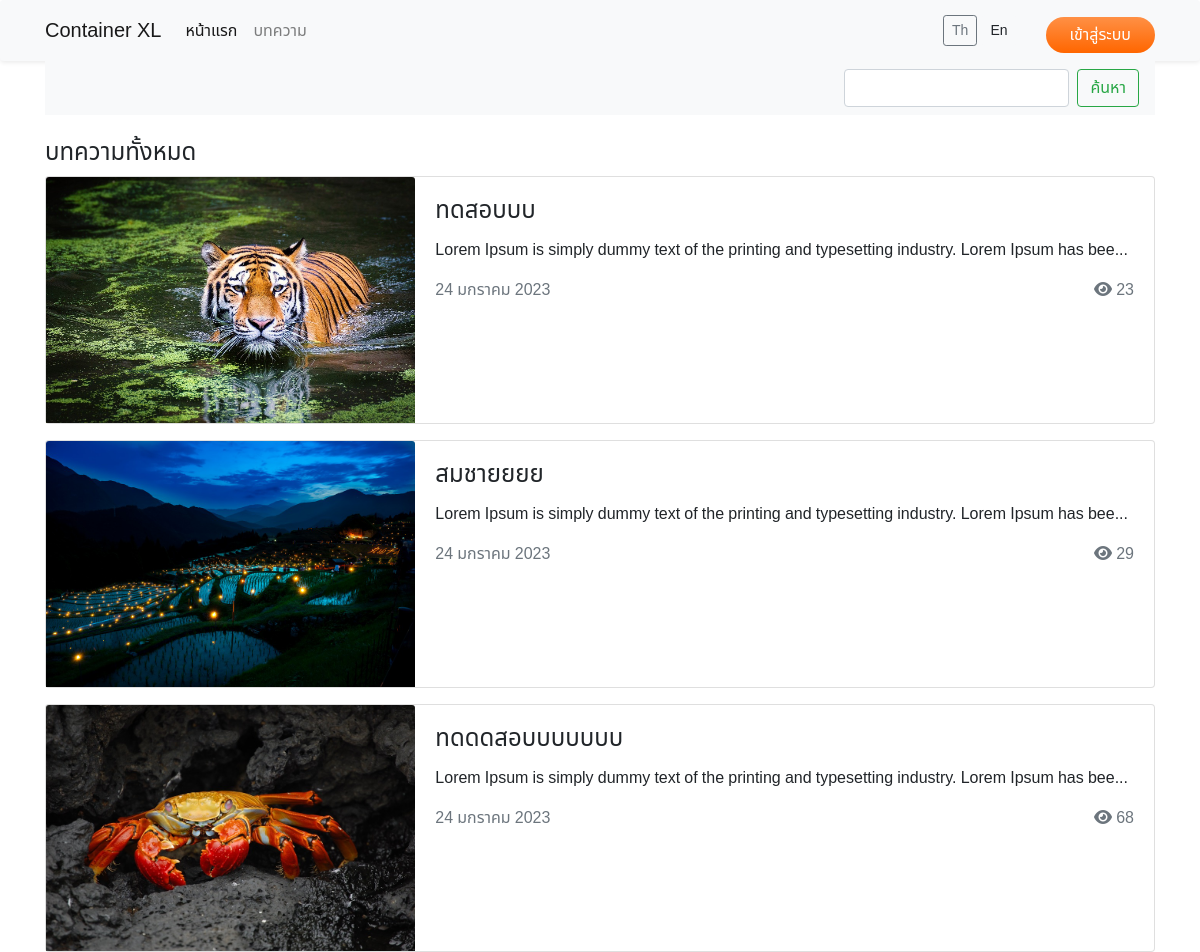
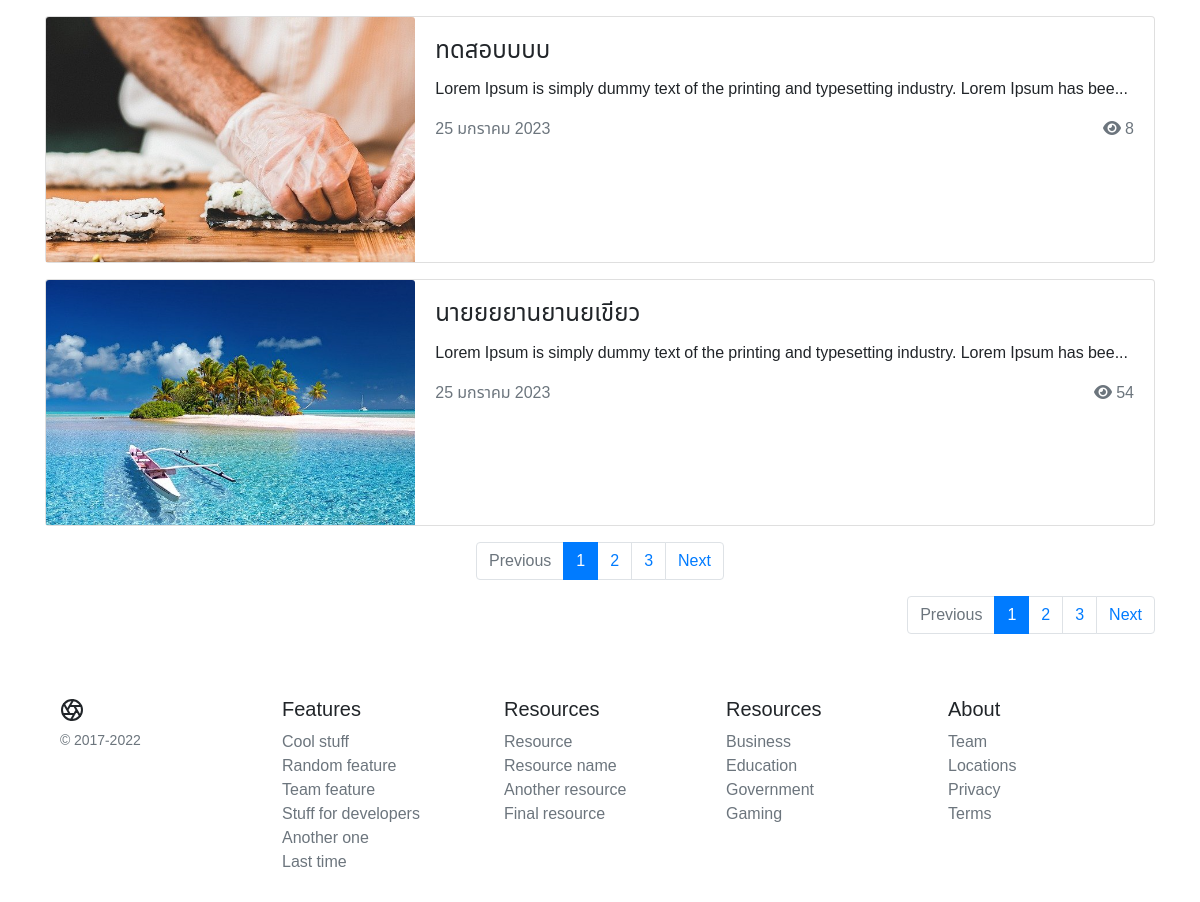
The page /bloglist/ on the database its author committed (2 pictures, top to bottom).
### blogs/models.py (models this page shows, shortened)
class Blog(models.Model):
    title = models.TextField()
    cover_img = models.ImageField(upload_to="images",blank=True)
    category = models.CharField(max_length=80)
    description = models.TextField(blank=True)
    blog_content = models.TextField()
    tag = models.TextField()
    publish = models.BooleanField(default=False)
    date = models.DateTimeField(auto_now_add=True)
    writer = models.CharField(max_length=50,null=True)
    view = models.IntegerField(default=0,null=True)

### blogs/views.py (the view)
# urls.py: path('bloglist/',views.bloglist,name="bloglist"),
def bloglist(request):
    blogs = Blog.objects.all()
    paginator = Paginator(blogs, 5)
    page_number = request.GET.get('page')
    page_obj = paginator.get_page(page_number)
    return render(request,"frontend/bloglist.html",{"page_obj":page_obj})

### blogs/templates/frontend/bloglist.html (shortened to what this page needs)
{% extends "frontend/layout.html" %}
{% block content %}
    <div class="container">
      <nav class="navbar navbar-light bg-light justify-content-end">
        <form class="form-inline" method="GET" action="{%url 'search' %}">
          <input class="form-control mr-sm-2" type="search" placeholder="" aria-label="Search" name="search" id="search">
          <button class="btn btn-outline-success my-2 my-sm-0" type="submit">ค้นหา</button>
        </form>
      </nav>
        <h4 class="mt-4">บทความทั้งหมด</h4>
        {% for blog in page_obj %}
        <div class="card mb-3" >
            <div class="row no-gutters">
              <div class="col-md-4">
                <img src="{{blog.cover_img.url}}" alt="..." class="bd-placeholder-img card-img-top img-fluid">
              </div>
              <div class="col-md-8">
                <div class="card-body">
                  <h4 class="card-title text-truncate">{{blog.title}}</h4>
                  <p class="card-text text-truncate">{{blog.description}}</p>
                  <div class="d-flex justify-content-between align-items-center">
                    <p class="text-muted">{{blog.date.date}}</p>
                    <p class="text-muted"><i class="fa fa-eye pl-2"></i>  {{blog.view}}</p>
                 </div>
                </div>
              </div>
            </div>
          </div>
        {% endfor %}
      <nav aria-label="Page navigation example">
            <ul class="pagination justify-content-center">
              {% if page_obj.has_previous %}
                <li class="page-item">
                  <a class="page-link" href="?page={{ page_obj.previous_page_number }}">Previous</a>
                </li>
              {% else %}
                <li class="page-item disabled">
                  <a class="page-link" href="#" tabindex="-1" aria-disabled="True">Previous</a>
                </li>
              {% endif %}
              {% for i in page_obj.paginator.page_range %}
                {% if page_obj.number == i %}
                  <li class="page-item active" aria-current="page">
                    <span class="page-link">
                      {{ i }}
                    </span>
                  </li>
                {% else %}
                  <li class="page-item"><a class="page-link" href="?page={{ i }}">{{ i }}</a></li>
                {% endif %}
              {% endfor %}
              {% if page_obj.has_next %}
                <li class="page-item">
                  <a class="page-link" href="?page={{ page_obj.next_page_number }}">Next</a>
                </li>
              {% else %}
                <li class="page-item disabled">
                  <a class="page-link" href="#" tabindex="-1" aria-disabled="True">Next</a>
                </li>
              {% endif %}
            </ul>
          </nav>
<nav aria-label="Page navigation example">
  <ul class="pagination justify-content-end">
  {% if page_obj.has_previous %}
      <li class="page-item">
      <a class="page-link" href="?page={{ page_obj.previous_page_number }}">Previous</a>
    </li>
  {% else %}
      <li class="page-item disabled">
      <a class="page-link" href="#" tabindex="-1" aria-disabled="True">Previous</a>
    </li>
  {% endif %}
  {% for i in page_obj.paginator.page_range %}
      {% if page_obj.number == i %}
          <li class="page-item active" aria-current="page">
        <span class="page-link">
          {{ i }}
        </span>
      </li>
      {% elif i > page_obj.number|add:'-5' and i < page_obj.number|add:'5' %}
           <li class="page-item"><a class="page-link" href="?page={{ i }}">{{ i }}</a></li>
      {% endif %}
  {% endfor %}
  {% if page_obj.has_next %}
      <li class="page-item">
      <a class="page-link" href="?page={{ page_obj.next_page_number }}">Next</a>
    </li>
  {% else %}
      <li class="page-item disabled">
      <a class="page-link" href="#" tabindex="-1" aria-disabled="True">Next</a>
    </li>
  {% endif %}
</ul>
</nav>
{% endblock %}

### blogs/templates/frontend/layout.html (shortened to what this page needs)
<!DOCTYPE html>
<html lang="en">
<head>
    <link rel="stylesheet" href="https://cdnjs.cloudflare.com/ajax/libs/font-awesome/6.2.1/css/all.min.css">
    <link rel="stylesheet" href="https://cdn.jsdelivr.net/npm/bootstrap@4.6.2/dist/css/bootstrap.min.css">
    <link rel="stylesheet" href="https://cdnjs.cloudflare.com/ajax/libs/datatables/1.10.21/css/dataTables.bootstrap4.min.css">
</head>
<body style="font-family: 'Noto Sans Thai', sans-serif;">
    <nav class="navbar navbar-expand-lg navbar-light bg-light rounded shadow-sm">
        <div class="container-xl">
        <a class="navbar-brand" href="#">Container XL</a>
        <div class="navbar-collapse collapse" id="navbarsExample07XL">
            <ul class="navbar-nav mr-auto">
            <li class="nav-item active">
                <a class="nav-link" href="/">หน้าแรก <span class="sr-only">(current)</span></a>
            </li>
            <li class="nav-item">
                <a class="nav-link" href="{%url 'bloglist' %}">บทความ</a>
            </li>
            </ul>
            <form class="form-inline my-2 my-md-0">
                <div class="btn mx-3" role="group" aria-label="Basic example">
                    <button type="button" class="btn btn-light btn-outline-secondary btn-sm">Th</button>
                    <button type="button" class="btn btn-light btn-sm">En</button>
                </div>
                <a href="{%url 'login' %}" type="button" class="btn btn-primary rounded-pill btn-pri-cus px-4 mt-2">เข้าสู่ระบบ</a>
            </form>
        </div>
        </div>
    </nav>
    {% block content %}
    {% endblock %}
    <footer class="container py-5">
        <div class="row">
        <div class="col-12 col-md">
            <small class="d-block mb-3 text-muted">© 2017-2022</small>
        </div>
        <div class="col-6 col-md">
            <h5>Features</h5>
            <ul class="list-unstyled text-small">
            <li><a class="text-muted" href="#">Cool stuff</a></li>
            <li><a class="text-muted" href="#">Random feature</a></li>
            <li><a class="text-muted" href="#">Team feature</a></li>
            <li><a class="text-muted" href="#">Stuff for developers</a></li>
            <li><a class="text-muted" href="#">Another one</a></li>
            <li><a class="text-muted" href="#">Last time</a></li>
            </ul>
        </div>
        <div class="col-6 col-md">
            <h5>Resources</h5>
            <ul class="list-unstyled text-small">
            <li><a class="text-muted" href="#">Resource</a></li>
            <li><a class="text-muted" href="#">Resource name</a></li>
            <li><a class="text-muted" href="#">Another resource</a></li>
            <li><a class="text-muted" href="#">Final resource</a></li>
            </ul>
        </div>
        <div class="col-6 col-md">
            <h5>Resources</h5>
            <ul class="list-unstyled text-small">
            <li><a class="text-muted" href="#">Business</a></li>
            <li><a class="text-muted" href="#">Education</a></li>
            <li><a class="text-muted" href="#">Government</a></li>
            <li><a class="text-muted" href="#">Gaming</a></li>
            </ul>
        </div>
        <div class="col-6 col-md">
            <h5>About</h5>
            <ul class="list-unstyled text-small">
            <li><a class="text-muted" href="#">Team</a></li>
            <li><a class="text-muted" href="#">Locations</a></li>
            <li><a class="text-muted" href="#">Privacy</a></li>
            <li><a class="text-muted" href="#">Terms</a></li>
            </ul>
        </div>
        </div>
    </footer>
</body>
</html>

### blogs/templates/frontend/layout.html (style rules this page uses)
.btn-pri-cus { background-image: linear-gradient(to Bottom, #FF9045 0%, #FF6600 100%); border-color: none; border: 0; }

### rows shown on the page
Blog: cover_img (picture), title "ทดสอบบบ", description "Lorem Ipsum is simply dummy text of the printing and typesetting industry. Lorem Ipsum has bee…", date "24 มกราคม 2023", view "23"
Blog: cover_img (picture), title "สมชายยยย", description "Lorem Ipsum is simply dummy text of the printing and typesetting industry. Lorem Ipsum has bee…", date "24 มกราคม 2023", view "29"
Blog: cover_img (picture), title "ทดดดสอบบบบบบบ", description "Lorem Ipsum is simply dummy text of the printing and typesetting industry. Lorem Ipsum has bee…", date "24 มกราคม 2023", view "68"
Blog: cover_img (picture), title "ทดสอบบบบ", description "Lorem Ipsum is simply dummy text of the printing and typesetting industry. Lorem Ipsum has bee…", date "25 มกราคม 2023", view "8"
Blog: cover_img (picture), title "นายยยยานยานยเขียว", description "Lorem Ipsum is simply dummy text of the printing and typesetting industry. Lorem Ipsum has bee…", date "25 มกราคม 2023", view "54"

### other values the page prints
{{ i }} "1"
{{ i }} "2" "3"
